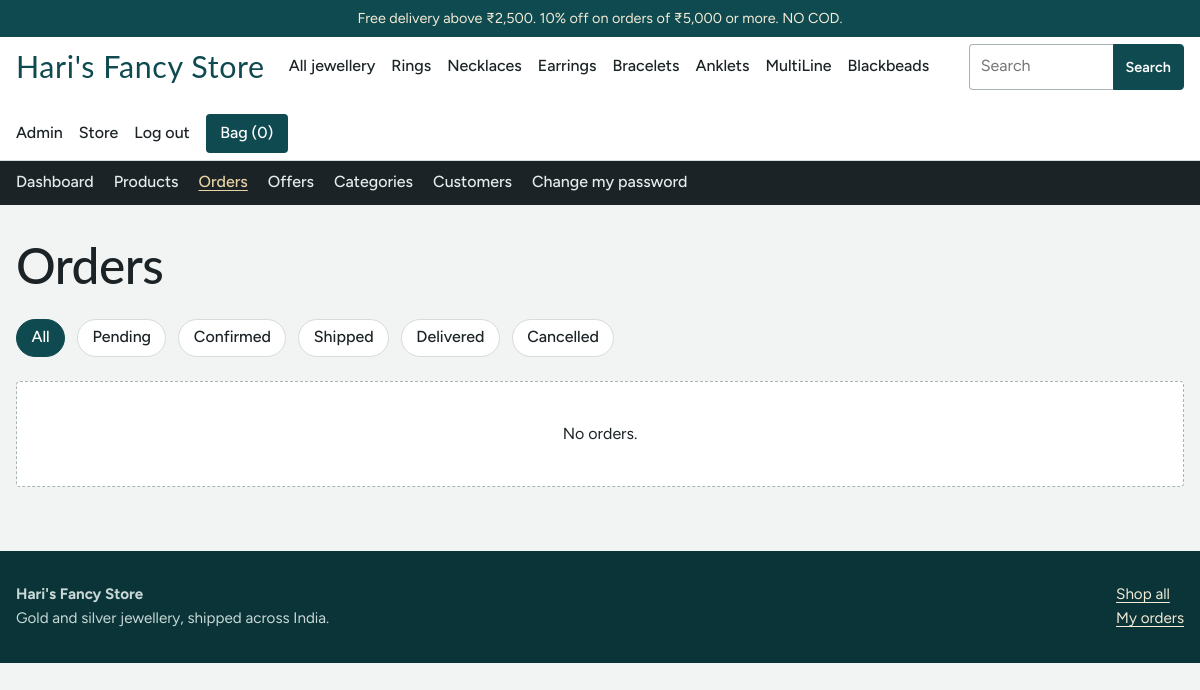
Page /admin/orders (signed in) on the committed database.
### tables this page shows
CREATE TABLE categories (
  id INTEGER PRIMARY KEY AUTOINCREMENT,
  name TEXT NOT NULL UNIQUE,
  slug TEXT NOT NULL UNIQUE
);

CREATE TABLE users (
  id INTEGER PRIMARY KEY AUTOINCREMENT,
  name TEXT NOT NULL,
  email TEXT NOT NULL UNIQUE,
  password_hash TEXT NOT NULL,
  is_admin INTEGER NOT NULL DEFAULT 0,
  created_at TEXT NOT NULL DEFAULT CURRENT_TIMESTAMP
);

### app.py (the view)
@app.route("/admin/orders")
@admin_required
def admin_orders():
    status = request.args.get("status", "")
    sql = "SELECT o.*, u.name AS cust, u.email FROM orders o JOIN users u ON u.id=o.user_id"
    params = []
    if status in ORDER_STATUSES:
        sql += " WHERE o.status=?"
        params.append(status)
    rows = get_db().execute(sql + " ORDER BY o.id DESC", params).fetchall()
    return render_template("admin/orders.html", rows=rows, status=status)

### app.py (called while the page is built)
def get_db():
    if "db" not in g:
        conn = sqlite3.connect(DB_PATH, isolation_level=None, timeout=15)
        conn.row_factory = sqlite3.Row
        conn.execute("PRAGMA foreign_keys = ON")
        conn.execute("PRAGMA journal_mode = WAL")
        g.db = conn
    return g.db

def inr(n):
    n = int(n or 0)
    s = str(abs(n))
    if len(s) > 3:
        head, tail = s[:-3], s[-3:]
        parts = []
        while len(head) > 2:
            parts.insert(0, head[-2:])
            head = head[:-2]
        if head:
            parts.insert(0, head)
        s = ",".join(parts + [tail])
    return ("-" if n < 0 else "") + "₹" + s

def offer_short(o):
    return f"{o['value']}% off" if o["kind"] == "percent" else f"{inr(o['value'])} off"

def offer_text(o):
    when = f"on orders of {inr(o['min_subtotal'])} or more" if o["min_subtotal"] else "on every order"
    cap = f" (up to {inr(o['max_discount'])})" if o["kind"] == "percent" and o["max_discount"] else ""
    return f"{offer_short(o)} {when}{cap}"

@app.before_request
def load_user():
    g.user = None
    uid = session.get("user_id")
    if uid:
        g.user = get_db().execute("SELECT * FROM users WHERE id=?", (uid,)).fetchone()
        if g.user is None:
            session.pop("user_id", None)

@app.before_request
def csrf_protect():
    if request.method == "POST":
        token = session.get("csrf")
        if not token or not secrets.compare_digest(token, request.form.get("csrf", "")):
            abort(400, "Your session expired. Go back, reload the page and try again.")

def csrf_token():
    if "csrf" not in session:
        session["csrf"] = secrets.token_hex(16)
    return session["csrf"]

@app.context_processor
def inject():
    bag = session.get("bag") or {}
    return {
        "store_name": STORE_NAME,
        "user": g.get("user"),
        "bag_count": sum(int(q) for q in bag.values()),
        "nav_categories": get_db().execute(
            "SELECT * FROM categories ORDER BY id").fetchall(),
        "top_offers": [offer_text(o) for o in get_db().execute(
            "SELECT * FROM offers WHERE active=1 AND code IS NULL "
            "AND (expires_on IS NULL OR expires_on >= ?) ORDER BY min_subtotal LIMIT 2",
            (date.today().isoformat(),))],
        "statuses": ORDER_STATUSES,
        "free_ship": FREE_SHIPPING_ABOVE,
        "ship_fee": SHIPPING_FEE,
        "pay_labels": PAYMENT_LABELS,
    }

### templates/admin/orders.html (shortened to what this page needs)
{% extends "admin/base.html" %}
{% block content %}
<div class="wrap page-pad">
  <h1>Orders</h1>
  <div class="filters">
    <a class="chip {{ 'on' if not status }}" href="{{ url_for('admin_orders') }}">All</a>
    {% for s in statuses %}<a class="chip {{ 'on' if status == s }}" href="{{ url_for('admin_orders', status=s) }}">{{ s }}</a>{% endfor %}
  </div>
  {% if rows %}
  <div class="tablewrap"><table>
    <thead><tr><th>Order</th><th>Customer</th><th>Date</th><th>Payment</th><th>Status</th><th class="num">Total</th></tr></thead>
    <tbody>{% for o in rows %}
      <tr>
        <td><a href="{{ url_for('admin_order', oid=o.id) }}">{{ o.id|order_no }}</a></td>
        <td>{{ o.cust }}<br><span class="muted">{{ o.email }}</span></td>
        <td>{{ o.created_at|date }}</td>
        <td>{{ pay_labels[o.payment_method] }}<br><span class="muted">{{ o.payment_status }}</span></td>
        <td><span class="badge {{ o.status|lower }}">{{ o.status }}</span></td>
        <td class="num">{{ o.total|inr }}</td>
      </tr>
    {% endfor %}</tbody>
  </table></div>
  {% else %}<div class="empty">No {{ status|lower ~ ' ' if status }}orders.</div>{% endif %}
</div>
{% endblock %}

### templates/base.html (shortened to what this page needs)
<!doctype html>
<html lang="en">
<head>
<link rel="stylesheet" href="{{ url_for('static', filename='style.css') }}">
</head>
<body>
<div class="top">Free delivery above {{ free_ship|inr }}.{% for t in top_offers %} {{ t }}.{% endfor %} NO COD.</div>
<header class="site">
  <div class="wrap bar">
    <a class="logo" href="{{ url_for('home') }}">{{ store_name }}</a>
    <nav class="main" aria-label="Categories">
      <a href="{{ url_for('shop') }}">All jewellery</a>
      {% for c in nav_categories %}<a href="{{ url_for('shop', cat=c.slug) }}">{{ c.name }}</a>{% endfor %}
    </nav>
    <form class="search" action="{{ url_for('shop') }}" role="search">
      <input id="q" name="q" type="search" placeholder="Search" value="{{ request.args.get('q','') }}">
      <button class="btn small" type="submit">Search</button>
    </form>
    <div class="acct">
      {% if user %}
        {% if user.is_admin %}<a href="{{ url_for('admin_dashboard') }}">Admin</a>{% endif %}
        <a href="{{ url_for('account') }}">{{ user.name.split()[0] }}</a>
        <form method="post" action="{{ url_for('logout') }}"><input type="hidden" name="csrf" value="{{ csrf_token() }}"><button class="link" type="submit">Log out</button></form>
      {% else %}
        <a href="{{ url_for('login') }}">Log in</a>
      {% endif %}
      <a class="bagbtn" href="{{ url_for('bag') }}">Bag ({{ bag_count }})</a>
    </div>
  </div>
</header>
{% block admin_nav %}{% endblock %}
<main>
  {% block content %}{% endblock %}
</main>
<footer class="site">
  <div class="wrap">
    <div><strong>{{ store_name }}</strong><br>Gold and silver jewellery, shipped across India.</div>
    <div><a href="{{ url_for('shop') }}">Shop all</a><br><a href="{{ url_for('account') }}">My orders</a></div>
  </div>
</footer>
</body>
</html>

### static/style.css (style rules this page uses)
:root { --pearl: #F1F4F3; --paper: #FFFFFF; --ink: #1B2326; --muted: #5F6D70; --line: #D5DCDB; --teal: #0E4A4F; --teal-deep: #0A3438; --gold: #B5832A; --gold-soft: #E8D3A4; --ruby: #9B1C3A; --ok: #2F6B45; --radius: 4px; --display: "Nunito Sans", "Lato", Georgia, serif; --body: "Figtree", system-ui, -apple-system, "Segoe UI", sans-serif; }
* { box-sizing: border-box; }
html { -webkit-text-size-adjust: 100%; }
body { margin: 0; background: var(--pearl); color: var(--ink); font: 400 16px/1.55 var(--body); }
a { color: var(--teal); text-underline-offset: 3px; }
h1, h2, h3 { font-family: var(--display); font-weight: 500; line-height: 1.15; margin: 0 0 .5em; letter-spacing: -.01em; }
h1 { font-size: clamp(2rem, 4.5vw, 3.1rem); }
.wrap { width: min(1180px, 100% - 2rem); margin-inline: auto; }
.top { background: var(--teal); color: #F4EBD6; font-size: .9rem; text-align: center; padding: .45rem 1rem; }
header.site { background: var(--paper); border-bottom: 1px solid var(--line); position: sticky; top: 0; z-index: 20; }
.bar { display: flex; align-items: center; gap: 1.5rem; min-height: 68px; flex-wrap: wrap; padding-block: .4rem; }
.logo { font-family: var(--display); font-size: 1.9rem; color: var(--teal); text-decoration: none; letter-spacing: .02em; }
nav.main { display: flex; gap: 1rem; flex-wrap: wrap; }
nav.main a, .acct a, .acct button.link { color: var(--ink); text-decoration: none; font-weight: 500; }
.search { margin-left: auto; display: flex; }
.search input { width: 9rem; border-radius: var(--radius) 0 0 var(--radius); border-right: 0; }
.search button { border-radius: 0 var(--radius) var(--radius) 0; padding-inline: .9rem; }
.acct { display: flex; gap: 1rem; align-items: center; }
.bagbtn { background: var(--teal); color: #fff !important; padding: .45rem .9rem; border-radius: var(--radius); }
button.link { background: none; border: 0; padding: 0; font: inherit; cursor: pointer; color: var(--ink); }
input, select, textarea { font: inherit; color: var(--ink); background: var(--paper); border: 1px solid #A8B4B3; border-radius: var(--radius); padding: .6rem .7rem; width: 100%; }
.btn { display: inline-block; background: var(--teal); color: #fff; border: 1px solid var(--teal); border-radius: var(--radius); padding: .7rem 1.3rem; font: 600 1rem var(--body); cursor: pointer; text-decoration: none; text-align: center; }
.btn.small { padding: .35rem .75rem; font-size: .9rem; }
.filters { display: flex; gap: .75rem; flex-wrap: wrap; align-items: center; margin-bottom: 1.5rem; }
.chip { padding: .35rem .9rem; border: 1px solid var(--line); border-radius: 99px; background: var(--paper); text-decoration: none; color: var(--ink); font-weight: 500; }
.chip.on { background: var(--teal); border-color: var(--teal); color: #fff; }
.empty { background: var(--paper); border: 1px dashed #A8B4B3; padding: 2.5rem 1.5rem; text-align: center; border-radius: var(--radius); }
footer.site { background: var(--teal-deep); color: #C9D8D6; margin-top: 3rem; padding-block: 2rem; font-size: .95rem; }
footer.site a { color: #F4EBD6; }
footer.site .wrap { display: flex; gap: 2rem; justify-content: space-between; flex-wrap: wrap; }
.page-pad { padding-block: 2rem 1rem; }

### rows in the picture
categories: name "Rings"
categories: name "Necklaces"
categories: name "Earrings"
categories: name "Bracelets"
categories: name "Anklets"
categories: name "MultiLine"
categories: name "Blackbeads"
users: name "Store"

### other values in the picture
{{ free_ship|inr }} "₹2,500"
{{ t }} "10% off on orders of ₹5,000 or more"
{{ store_name }} "Hari's Fancy Store"
{{ bag_count }} "0"
{{ s }} "Pending" "Confirmed" "Shipped" "Delivered" "Cancelled"
